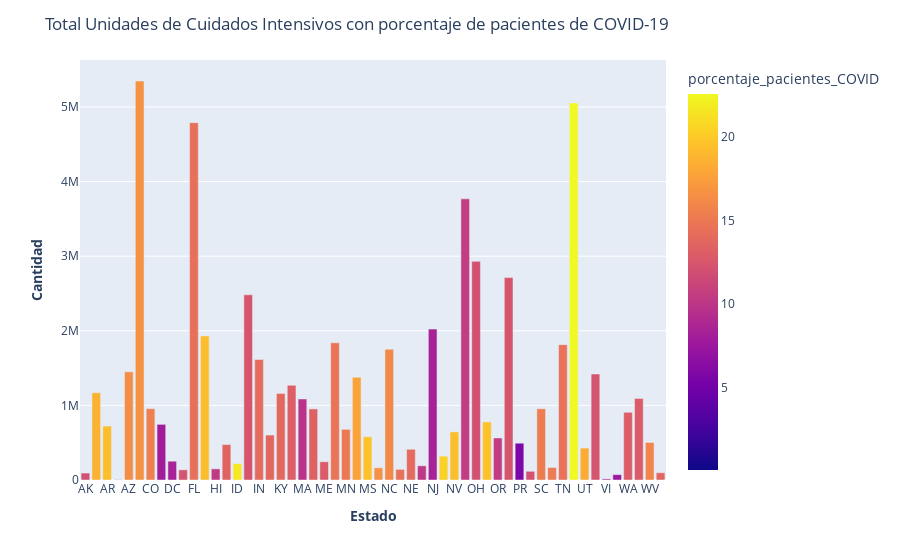

Here is the notebook cell this chart was saved with:
### Markdown cell above
### ¿Qué porcentaje de camas UCI corresponden a casos confirmados de COVID-19?

### Code cell
#Query para calcular el porcentaje de camas UCI con pacientes adultos de COVID-19 sobre el total de Camas UCI con pacientes adultos
query5='''SELECT state as Estado,SUM(total_staffed_adult_icu_beds) as 'Total camas UCI',
        ROUND(((SUM(staffed_icu_adult_patients_confirmed_covid)/SUM(total_staffed_adult_icu_beds))*100),2) as porcentaje_pacientes_COVID
        FROM df
        GROUP BY Estado '''
punto5=pysqldf(query5)


fig=px.bar(punto5,x='Estado',y='Total camas UCI',color='porcentaje_pacientes_COVID')

fig.update_layout(title_text='Total Unidades de Cuidados Intensivos con porcentaje de pacientes de COVID-19')
fig.update_xaxes(title_text='<b>Estado</b>')
fig.update_yaxes(title_text='<b>Cantidad</b>')
fig.show()

### Figure 1 — Plotly figure (JSON) as saved in the notebook; plotly's stock layout.template omitted (floating-point values rounded to 4 significant figures)
{"data": [{"alignmentgroup": "True", "hovertemplate": "Estado=%{x}<br>Total camas UCI=%{y}<br>porcentaje_pacientes_COVID=%{marker.color}<extra></extra>", "legendgroup": "", "marker": {"color": [12, 18.69, 19.39, 0.08, 16.37, 16.77, 15.48, 7.98, 8.45, 12.31, 14.4, 19.37, 10.3, 13.48, 21.69, 12.42, 14.04, 13.79, 13.91, 13.12, 9.81, 13.41, 12.92, 14.75, 14.99, 17.82, 19.56, 16.59, 16.13, 14.47, 14.04, 10.25, 8.41, 20.45, 19.4, 10.53, 12.09, 19.63, 10.46, 12.46, 5.82, 12.22, 15.27, 15.19, 14.58, 22.58, 18.34, 12.32, 8.94, 7.57, 13.01, 12.94, 15.9, 13.71], "coloraxis": "coloraxis", "pattern": {"shape": ""}}, "name": "", "offsetgroup": "", "orientation": "v", "showlegend": false, "textposition": "auto", "type": "bar", "x": ["AK", "AL", "AR", "AS", "AZ", "CA", "CO", "CT", "DC", "DE", "FL", "GA", "HI", "IA", "ID", "IL", "IN", "KS", "KY", "LA", "MA", "MD", "ME", "MI", "MN", "MO", "MS", "MT", "NC", "ND", "NE", "NH", "NJ", "NM", "NV", "NY", "OH", "OK", "OR", "PA", "PR", "RI", "SC", "SD", "TN", "TX", "UT", "VA", "VI", "VT", "WA", "WI", "WV", "WY"], "xaxis": "x", "y": [93340, 1169493, 723136, 2400, 1449875, 5348288, 956040, 745980, 251921, 136261, 4790116, 1931401, 149317, 474884, 219243, 2482467, 1616399, 602470, 1161060, 1269718, 1086079, 952895, 244960, 1839008, 679022, 1378803, 580110, 164341, 1754005, 142130, 411882, 190329, 2022642, 319258, 645373, 3768652, 2931090, 778357, 563250, 2713159, 493209, 116703, 954875, 167378, 1814503, 5054130, 427758, 1420800, 15077, 72168, 907540, 1092867, 503144, 97261], "yaxis": "y"}], "layout": {"barmode": "relative", "coloraxis": {"colorbar": {"title": {"text": "porcentaje_pacientes_COVID"}}, "colorscale": [[0, "#0d0887"], [0.1111, "#46039f"], [0.2222, "#7201a8"], [0.3333, "#9c179e"], [0.4444, "#bd3786"], [0.5556, "#d8576b"], [0.6667, "#ed7953"], [0.7778, "#fb9f3a"], [0.8889, "#fdca26"], [1, "#f0f921"]]}, "legend": {"tracegroupgap": 0}, "margin": {"t": 60}, "title": {"text": "Total Unidades de Cuidados Intensivos con porcentaje de pacientes de COVID-19"}, "xaxis": {"anchor": "y", "domain": [0, 1], "title": {"text": "<b>Estado</b>"}}, "yaxis": {"anchor": "x", "domain": [0, 1], "title": {"text": "<b>Cantidad</b>"}}}}
